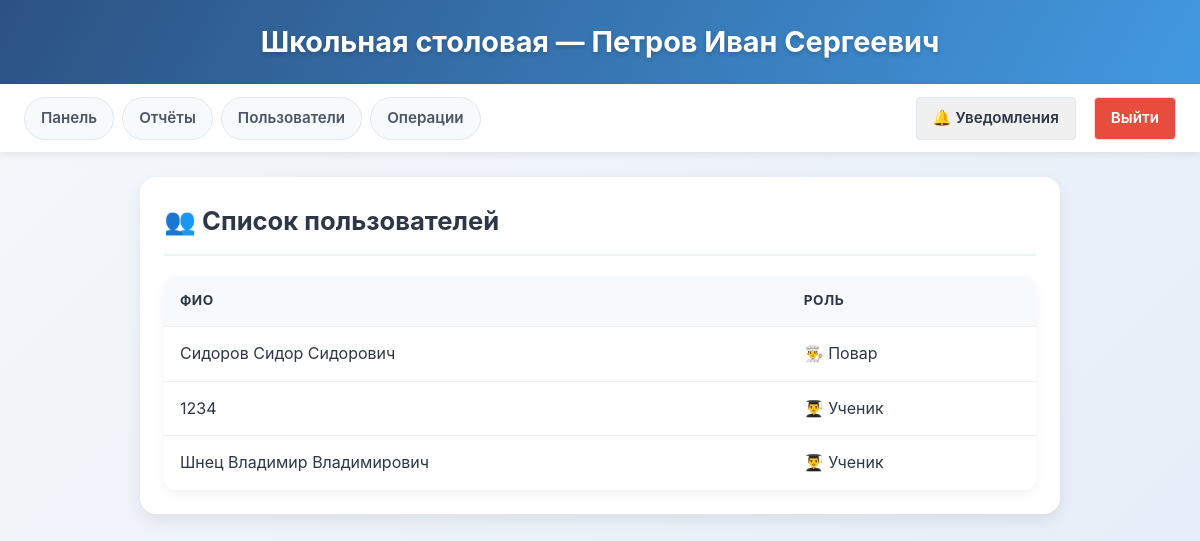
Page /admin/users (signed in) on the committed database.
### tables this page shows
CREATE TABLE users (
                id INTEGER PRIMARY KEY AUTOINCREMENT,
                full_name TEXT UNIQUE NOT NULL,
                password_hash TEXT NOT NULL,
                role TEXT NOT NULL CHECK(role IN ('student', 'cook', 'admin')),
                created_at TIMESTAMP DEFAULT CURRENT_TIMESTAMP
            );

### app.py (the view)
@app.route('/admin/users')
def admin_users():
    if session.get('role') != 'admin':
        return redirect(url_for('login'))
    db = get_db()
    unread_count = get_unread_notifications_count(session['user_id'], db)
    users = db.execute('''
        SELECT id, full_name, role
        FROM users
        WHERE role IN ('student', 'cook')
        ORDER BY role, full_name
    ''').fetchall()
    return render_template('admin/users.html', users=users, unread_count=unread_count)

### app.py (called while the page is built)
def get_db():
    db = getattr(g, '_database', None)
    if db is None:
        db = g._database = sqlite3.connect(DATABASE)
        db.row_factory = sqlite3.Row
    return db

@app.teardown_appcontext
def close_connection(exception):
    db = getattr(g, '_database', None)
    if db is not None:
        db.close()

def get_unread_notifications_count(user_id, db):
    count = db.execute('SELECT COUNT(*) FROM notifications WHERE user_id = ? AND is_read = 0', (user_id,)).fetchone()
    return count[0] if count else 0

### templates/admin/users.html
{% extends "base.html" %}
{% block content %}
<div class="card">
    <div class="card-header">
        <h2>👥 Список пользователей</h2>
    </div>
    {% if users %}
        <table>
            <thead>
                <tr>
                    <th>ФИО</th>
                    <th>Роль</th>
                </tr>
            </thead>
            <tbody>
                {% for u in users %}
                <tr>
                    <td>{{ u.full_name }}</td>
                    <td>
                        {% if u.role == 'student' %}
                            👨‍🎓 Ученик
                        {% else %}
                            👨‍🍳 Повар
                        {% endif %}
                    </td>
                </tr>
                {% endfor %}
            </tbody>
        </table>
    {% else %}
        <p>Пользователей нет.</p>
    {% endif %}
</div>
{% endblock %}

### static/style.css (style rules this page uses)
* { margin: 0; padding: 0; box-sizing: border-box; }
body { font-family: 'Inter', -apple-system, BlinkMacSystemFont, 'Segoe UI', Roboto, sans-serif; background: linear-gradient(135deg, #f5f7fa 0%, #e4edf9 100%); color: #2d3748; min-height: 100vh; padding-bottom: 40px; line-height: 1.6; }
.card { background: white; border-radius: 16px; box-shadow: 0 6px 16px rgba(0,0,0,0.08); padding: 24px; margin-bottom: 24px; transition: transform 0.2s, box-shadow 0.2s; }
.card-header { margin-bottom: 20px; padding-bottom: 12px; border-bottom: 2px solid #edf2f7; }
.card-header h2 { font-size: 1.6rem; color: #2d3748; font-weight: 700; display: flex; align-items: center; gap: 10px; }
table { width: 100%; border-collapse: collapse; margin-top: 16px; border-radius: 12px; overflow: hidden; box-shadow: 0 4px 12px rgba(0,0,0,0.05); }
th, td { padding: 14px 16px; text-align: left; border-bottom: 1px solid #edf2f7; }
th { background: #f7fafc; font-weight: 700; color: #2d3748; text-transform: uppercase; font-size: 0.85rem; letter-spacing: 0.5px; }
tr:last-child td { border-bottom: none; }

### rows in the picture
users: full_name "Сидоров Сидор Сидорович", role "👨‍🍳 Повар"
users: full_name "1234", role "👨‍🎓 Ученик"
users: full_name "Шнец Владимир Владимирович", role "👨‍🎓 Ученик"

### other values in the picture
{{ session.full_name or 'Гость' }} "Петров Иван Сергеевич"
